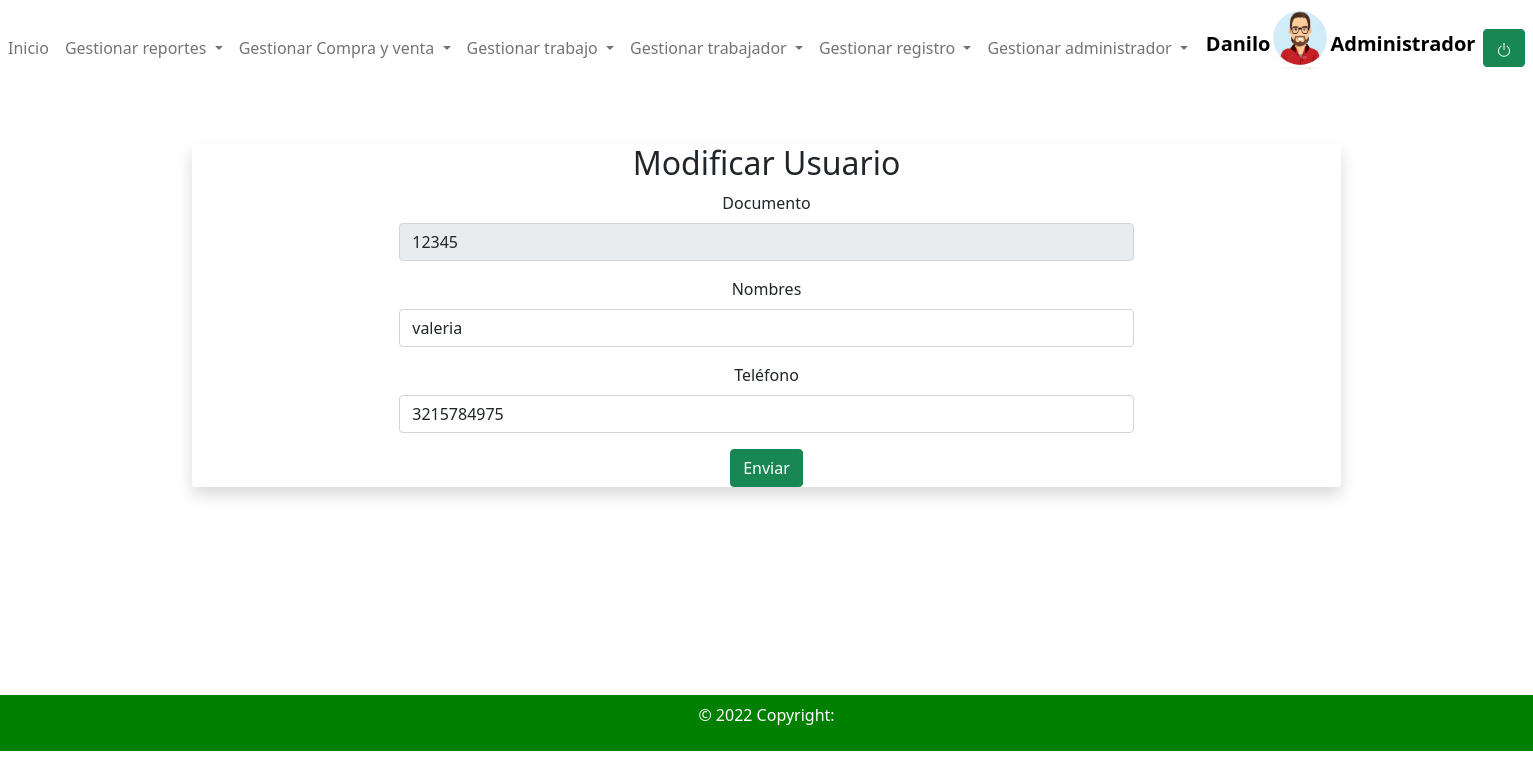
The app's page /modificar_trabajador.php?cedula=12345 (signed in) with its own data.
### tables this page shows
CREATE TABLE `tbltrabajador` (
  `idtrabajador` int(11) NOT NULL,
  `nombre` varchar(50) NOT NULL,
  `telefono` varchar(50) NOT NULL
);

### modificar_trabajador.php (the view, shortened to what this page needs)
<?php
if ($_SESSION['usuario']) {
?>
  <!DOCTYPE html>
  <html lang="en">
  <head>
    <link href="https://cdn.jsdelivr.net/npm/bootstrap@5.1.3/dist/css/bootstrap.min.css" rel="stylesheet">
  </head>
  <body>
    <?php
    require("navar.php");
    ?>
    <div class="container w-75 bg-amber mt-5 rounded shadow">
      <div class="container mt-5">
        <div class="row">
          <center>
            <div class="col-sm-8">
              <center>
                <h2 class="text">Modificar Usuario</h2>
              </center>
              <?php
              include("conexion.php");
              $cedula = $_REQUEST['cedula'];
              $query = "SELECT * FROM tbltrabajador WHERE idtrabajador='$cedula'";
              $resultado = $conexion->query($query);
              $row = $resultado->fetch_assoc();
              ?>
              <form action="proceso_modificar_trabajador.php" method="POST">
                <div class="mb-3">
                  <label for="documento" class="form-label">Documento</label>
                  <input type="text" class="form-control" id="cedula" name="cedula" value="<?php echo $row['idtrabajador'] ?>" readonly>
                </div>
                <div class="mb-3">
                  <label for="documento" class="form-label">Nombres</label>
                  <input type="text" class="form-control" id="" name="nombre" value="<?php echo $row['nombre'] ?>">
                </div>
                <div class="mb-3">
                  <label for="documento" class="form-label">Teléfono</label>
                  <input type="text" class="form-control" id="" name="telefono" value="<?php echo $row['telefono'] ?>">
                </div>
                <center><button type="submit" name="enviar" class="btn btn-success">Enviar</button></center>
              </form>
            </div>
          </center>
        </div>
      </div>
    </div><br><br><br><br><br><br><br><br>
    <div class="mt-3 p-2  text-white text-center" style="background:green
 ;">
  <p>   © 2022 Copyright:</p>
</div>
  </body>
  </html>
<?php
} else {
  header("Location:index.php");
}
?>

### records on screen
tbltrabajador: cedula "12345", nombre "valeria", telefono "3215784975"

### other values on screen
$_SESSION['nombre'] "Danilo"
